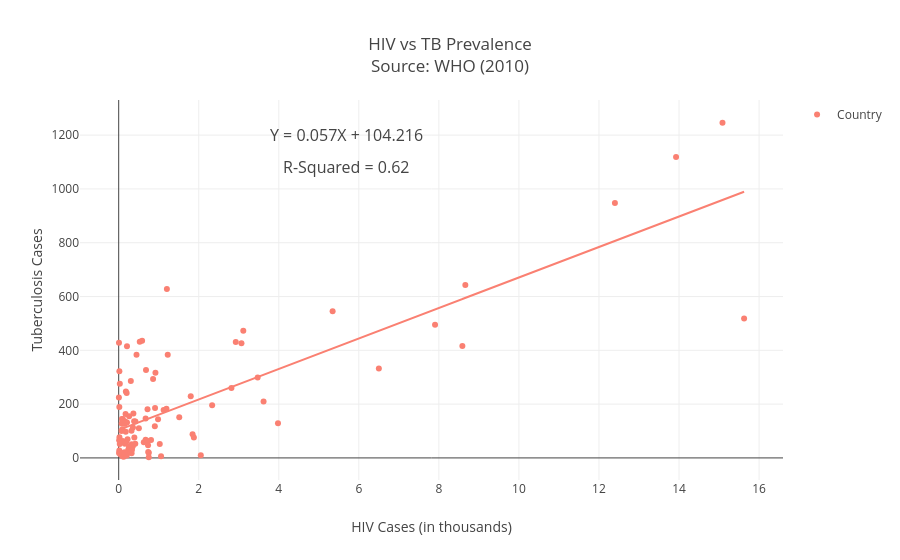

Notebook cell for this chart:
### Code cell
###############################################################################
TITLE = 'HIV vs TB Prevalence'
XAXIS = 'HIV Cases (in thousands)'
YAXIS = 'Tuberculosis Cases'
ANNOT_COOR = (5700, 1200)
###########################################################################

year_idx = 1

create_x_vs_y_scatter('hiv_cases_100k', 'tb_all_cases_100k', tbcombined[1], XAXIS, YAXIS, TITLE, colors[1], annot_coor=ANNOT_COOR, year_idx=year_idx)
